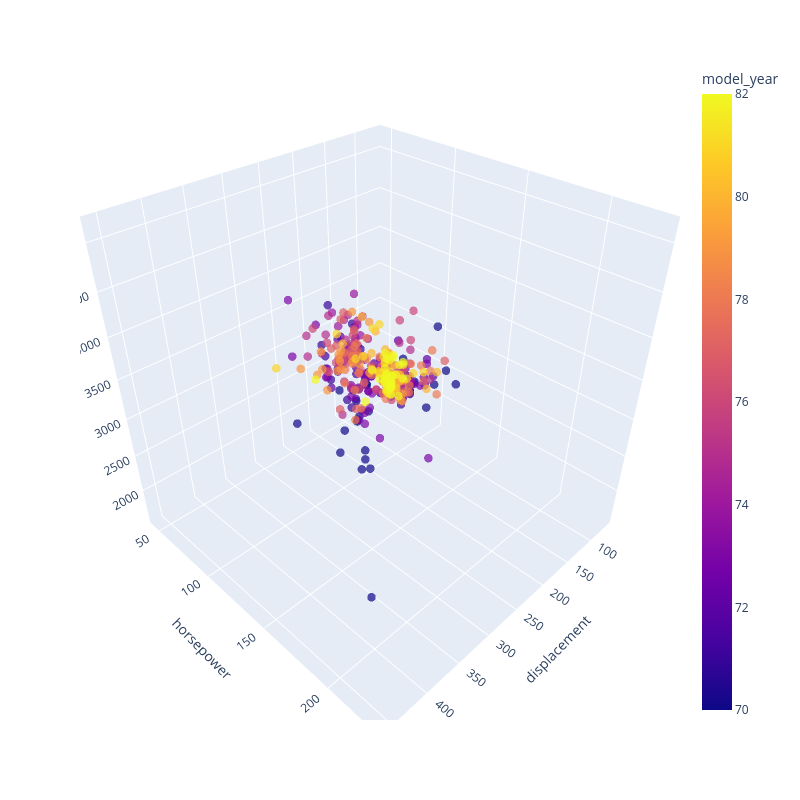

The notebook cell saved with this chart:
### Markdown cell above
We can even push to 4 features using a 3D scatter plot and a colorbar:

### Code cell
fig = px.scatter_3d(mpg, x="displacement", 
                    y="horsepower", 
                    z="weight", 
                    color="model_year",
                    width=800, height=800, 
                    opacity=.7)
fig.update_traces(marker=dict(size=5))

### Figure 1 — Plotly figure (JSON) as saved in the notebook; plotly's stock layout.template omitted (floating-point values rounded to 4 significant figures; data arrays with more than 128 entries replaced by an {"elided": "..."} marker saying what was removed)
{"data": [{"hovertemplate": "displacement=%{x}<br>horsepower=%{y}<br>weight=%{z}<br>model_year=%{marker.color}<extra></extra>", "legendgroup": "", "marker": {"color": {"elided": "392 int values"}, "coloraxis": "coloraxis", "opacity": 0.7, "size": 5, "symbol": "circle"}, "mode": "markers", "name": "", "scene": "scene", "showlegend": false, "type": "scatter3d", "x": {"elided": "392 float values"}, "y": {"elided": "392 float values"}, "z": {"elided": "392 int values"}}], "layout": {"coloraxis": {"colorbar": {"title": {"text": "model_year"}}, "colorscale": [[0, "#0d0887"], [0.1111, "#46039f"], [0.2222, "#7201a8"], [0.3333, "#9c179e"], [0.4444, "#bd3786"], [0.5556, "#d8576b"], [0.6667, "#ed7953"], [0.7778, "#fb9f3a"], [0.8889, "#fdca26"], [1, "#f0f921"]]}, "height": 800, "legend": {"tracegroupgap": 0}, "margin": {"t": 60}, "scene": {"domain": {"x": [0, 1], "y": [0, 1]}, "xaxis": {"title": {"text": "displacement"}}, "yaxis": {"title": {"text": "horsepower"}}, "zaxis": {"title": {"text": "weight"}}}, "width": 800}}
